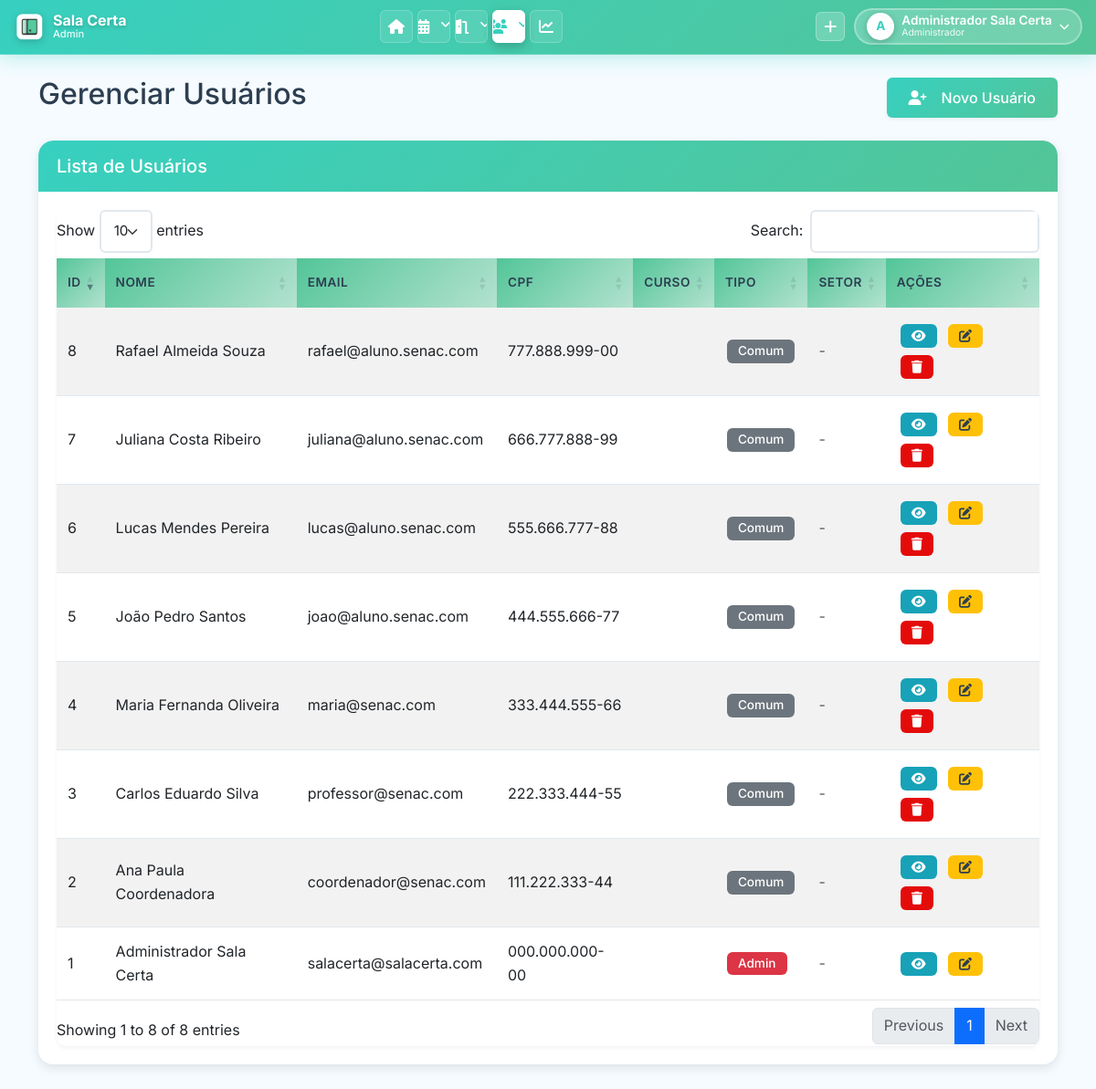
The page /pages/usuarios.php (signed in) on the database its author committed.
### tables this page shows
CREATE TABLE `USUARIO` (
    `USUARIO_ID` INT(11) NOT NULL AUTO_INCREMENT,
    `USUARIO_NOME` VARCHAR(255) NOT NULL,
    `USUARIO_EMAIL` VARCHAR(255) NOT NULL,
    `USUARIO_SENHA` VARCHAR(255) NOT NULL COMMENT 'Hash bcrypt via password_hash() ou texto puro (legado)',
    `USUARIO_CPF` VARCHAR(14) NOT NULL COMMENT 'Formato: 000.000.000-00 ou apenas números',
    `TIPO_USUARIO` ENUM('admin', 'comum') NOT NULL DEFAULT 'comum',
    `USUARIO_DEPARTAMENTO` VARCHAR(100) DEFAULT NULL,
    `USUARIO_CARGO` VARCHAR(100) DEFAULT NULL,
    `FOTO_PERFIL` VARCHAR(500) DEFAULT NULL COMMENT 'Caminho relativo: uploads/perfil/user_X_timestamp.png',
    PRIMARY KEY (`USUARIO_ID`),
    UNIQUE KEY `uk_usuario_email` (`USUARIO_EMAIL`),
    UNIQUE KEY `uk_usuario_cpf` (`USUARIO_CPF`)
);

### classes/Usuario.php (called while the page is built, shortened)
<?php
class Usuario {
    public static function listarTodos() {
        $conn = Conexao::getConn();
        $sql = "SELECT * FROM USUARIO ORDER BY USUARIO_NOME";
        $stmt = $conn->prepare($sql);
        $stmt->execute();
        return $stmt->fetchAll();
    }
}

### pages/usuarios.php (the view, shortened to what this page needs)
<?php
require_once '../classes/Usuario.php';
$usuarios = Usuario::listarTodos();
include '../includes/header.php';
?>
<div class="row">
    <div class="col-md-12">
        <div class="d-flex justify-content-between align-items-center mb-4">
            <h2>Gerenciar Usuários</h2>
            <a href="novo_usuario.php" class="btn btn-primary">
                <i class="fas fa-user-plus me-2"></i>Novo Usuário
            </a>
        </div>
        <div class="card">
            <div class="card-header">
                <h5 class="card-title mb-0">Lista de Usuários</h5>
            </div>
            <div class="card-body">
                <div class="table-responsive">
                    <table class="table table-striped table-hover datatable">
                        <thead>
                            <tr>
                                <th>ID</th>
                                <th>Nome</th>
                                <th>Email</th>
                                <th>CPF</th>
                                <th>Curso</th>
                                <th>Tipo</th>
                                <th>Setor</th>
                                <th>Ações</th>
                            </tr>
                        </thead>
                        <tbody>
                            <?php foreach ($usuarios as $usuario): ?>
                            <tr>
                                <td><?php echo $usuario['USUARIO_ID']; ?></td>
                                <td><?php echo $usuario['USUARIO_NOME']; ?></td>
                                <td><?php echo $usuario['USUARIO_EMAIL']; ?></td>
                                <td><?php echo $usuario['USUARIO_CPF']; ?></td>
                                <td><?php echo $usuario['USUARIO_CURSO']; ?></td>
                                <td>
                                    <?php
                                    $tipo = $usuario['TIPO_USUARIO'] ?? 'comum';
                                    $badgeClass = $tipo == 'admin' ? 'bg-danger' : 'bg-secondary';
                                    ?>
                                    <span class="badge <?php echo $badgeClass; ?>">
                                        <?php echo ucfirst($tipo); ?>
                                    </span>
                                </td>
                                <td><?php echo !empty($usuario['SETOR']) ? ucfirst($usuario['SETOR']) : '<span class="text-muted">-</span>'; ?></td>
                                <td>
                                    <a href="ver_usuario.php?id=<?php echo $usuario['USUARIO_ID']; ?>" class="btn btn-sm btn-info" data-bs-toggle="tooltip" title="Ver detalhes">
                                        <i class="fas fa-eye"></i>
                                    </a>
                                    <a href="editar_usuario.php?id=<?php echo $usuario['USUARIO_ID']; ?>" class="btn btn-sm btn-warning" data-bs-toggle="tooltip" title="Editar">
                                        <i class="fas fa-edit"></i>
                                    </a>
                                    <?php if ($usuario['USUARIO_ID'] != $_SESSION['usuario_id']): ?>
                                    <a href="usuarios.php?excluir=<?php echo $usuario['USUARIO_ID']; ?>" class="btn btn-sm btn-danger btn-delete" data-bs-toggle="tooltip" title="Excluir">
                                        <i class="fas fa-trash"></i>
                                    </a>
                                    <?php endif; ?>
                                </td>
                            </tr>
                            <?php endforeach; ?>
                        </tbody>
                    </table>
                </div>
            </div>
        </div>
    </div>
</div>
<?php include '../includes/footer.php'; ?>

### assets/css/style.css (style rules this page uses)
:root { --primary: #37D0C0; --primary-dark: #2bb8a8; --primary-light: #53C598; --secondary: #B3E2D0; --accent: #e40b0b; --bg-light: #F5FBFF; --bg-white: #ffffff; --text-dark: #2c3e50; --text-light: #7f8c8d; --text-white: #ffffff; --border-color: #e1e8ed; --shadow-sm: 0 2px 4px rgba(0, 0, 0, 0.05); --shadow-md: 0 4px 12px rgba(0, 0, 0, 0.1); --shadow-lg: 0 8px 24px rgba(0, 0, 0, 0.12); --shadow-xl: 0 12px 40px rgba(0, 0, 0, 0.15); --transition: all 0.3s cubic-bezier(0.4, 0, 0.2, 1); --radius-sm: 6px; --radius-md: 10px; --radius-lg: 16px; }
* { margin: 0; padding: 0; box-sizing: border-box; }
body { font-family: 'Inter', 'Segoe UI', Tahoma, Geneva, Verdana, sans-serif; background-color: var(--bg-light); color: var(--text-dark); line-height: 1.6; overflow-x: hidden; }
.card { border: none; border-radius: var(--radius-lg); box-shadow: var(--shadow-md); margin-bottom: 24px; transition: var(--transition); overflow: hidden; background: var(--bg-white); animation: fadeIn 0.5s ease-out; }
.card-header { background: linear-gradient(135deg, var(--primary), var(--primary-light)); color: var(--text-white); border: none; padding: 18px 24px; font-weight: 600; font-size: 1.1rem; border-radius: var(--radius-lg) var(--radius-lg) 0 0 !important; }
.card-body { padding: 24px; }
.btn { border-radius: var(--radius-sm); padding: 10px 24px; font-weight: 500; transition: var(--transition); border: none; display: inline-flex; align-items: center; gap: 8px; }
.btn-primary { background: linear-gradient(135deg, var(--primary), var(--primary-light)); color: var(--text-white); box-shadow: var(--shadow-sm); }
.btn-warning { background: #ffc107; color: var(--text-dark); }
.btn-danger { background: var(--accent); color: var(--text-white); }
.btn-info { background: #17a2b8; color: var(--text-white); }
.btn-sm { padding: 6px 12px; font-size: 0.875rem; }
.table-responsive { border-radius: var(--radius-md); overflow: hidden; box-shadow: var(--shadow-sm); }
.table { margin-bottom: 0; }
.table thead th { background: linear-gradient(135deg, var(--primary-light), var(--secondary)); color: var(--text-dark); border: none; font-weight: 600; text-transform: uppercase; font-size: 0.85rem; letter-spacing: 0.5px; padding: 16px 12px; }
.table tbody tr { transition: var(--transition); border-bottom: 1px solid var(--border-color); }
.table tbody td { padding: 14px 12px; vertical-align: middle; }
.badge { padding: 6px 12px; border-radius: var(--radius-sm); font-weight: 500; font-size: 0.85rem; }
html { scroll-behavior: smooth; }

### assets/css/global.css (style rules this page uses)
body { padding: 0 !important; margin: 0 !important; }
.card, .alert, .table-responsive, .row { margin-left: 0 !important; margin-right: 0 !important; }
.row { margin-left: 0; margin-right: 0; }
.col, [class*="col-"] { padding-left: calc(var(--bs-gutter-x) * .5); padding-right: calc(var(--bs-gutter-x) * .5); }
html { scroll-behavior: smooth; }
body { overflow-x: hidden; }
.mb-4 { margin-bottom: 1.5rem !important; }
.card-body { padding: 1.25rem !important; }
.card-header { padding: 1rem 1.25rem !important; }
.btn { margin: 0.25rem; }
.btn-group .btn, .d-flex .btn { margin: 0; }
* { box-sizing: border-box; }
.badge { margin: 0.125rem; }

### rows shown on the page
usuario: USUARIO_ID "1", USUARIO_NOME "Administrador Sala Certa", USUARIO_EMAIL "salacerta@salacerta.com", USUARIO_CPF "000.000.000-00", TIPO_USUARIO "Admin"
usuario: USUARIO_ID "2", USUARIO_NOME "Ana Paula Coordenadora", USUARIO_EMAIL "coordenador@senac.com", USUARIO_CPF "111.222.333-44", TIPO_USUARIO "Comum"
usuario: USUARIO_ID "3", USUARIO_NOME "Carlos Eduardo Silva", USUARIO_EMAIL "professor@senac.com", USUARIO_CPF "222.333.444-55", TIPO_USUARIO "Comum"
usuario: USUARIO_ID "5", USUARIO_NOME "João Pedro Santos", USUARIO_EMAIL "joao@aluno.senac.com", USUARIO_CPF "444.555.666-77", TIPO_USUARIO "Comum"
usuario: USUARIO_ID "7", USUARIO_NOME "Juliana Costa Ribeiro", USUARIO_EMAIL "juliana@aluno.senac.com", USUARIO_CPF "666.777.888-99", TIPO_USUARIO "Comum"
usuario: USUARIO_ID "6", USUARIO_NOME "Lucas Mendes Pereira", USUARIO_EMAIL "lucas@aluno.senac.com", USUARIO_CPF "555.666.777-88", TIPO_USUARIO "Comum"
usuario: USUARIO_ID "4", USUARIO_NOME "Maria Fernanda Oliveira", USUARIO_EMAIL "maria@senac.com", USUARIO_CPF "333.444.555-66", TIPO_USUARIO "Comum"
usuario: USUARIO_ID "8", USUARIO_NOME "Rafael Almeida Souza", USUARIO_EMAIL "rafael@aluno.senac.com", USUARIO_CPF "777.888.999-00", TIPO_USUARIO "Comum"

### other values the page prints
substr($_SESSION['usuario_nome'], 0, 1) "A"
$_SESSION['usuario_nome'] "Administrador Sala Certa"
